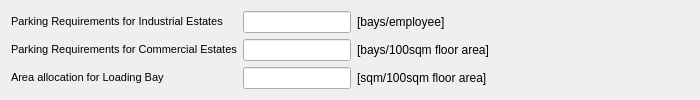
                 <widget class="QWidget" name="widget_17" native="true">
                  <property name="minimumSize">
                   <size>
                    <width>0</width>
                    <height>10</height>
                   </size>
                  </property>
                  <layout class="QGridLayout" name="gridLayout_17">
                   <item row="0" column="3">
                    <spacer name="horizontalSpacer_28">
                     <property name="orientation">
                      <enum>Qt::Horizontal</enum>
                     </property>
                     <property name="sizeHint" stdset="0">
                      <size>
                       <width>200</width>
                       <height>20</height>
                      </size>
                     </property>
                    </spacer>
                   </item>
                   <item row="0" column="1">
                    <widget class="QLineEdit" name="carpark_ind_box"/>
                   </item>
                   <item row="0" column="0">
                    <widget class="QLabel" name="carpark_ind_lbl">
                     <property name="text">
                      <string>&lt;!DOCTYPE HTML PUBLIC &quot;-//W3C//DTD HTML 4.0//EN&quot; &quot;http://www.w3.org/TR/REC-html40/strict.dtd&quot;&gt;
&lt;html&gt;&lt;head&gt;&lt;meta name=&quot;qrichtext&quot; content=&quot;1&quot; /&gt;&lt;style type=&quot;text/css&quot;&gt;
p, li { white-space: pre-wrap; }
&lt;/style&gt;&lt;/head&gt;&lt;body style=&quot; font-family:'MS Shell Dlg 2'; font-size:8pt; font-weight:400; font-style:normal;&quot;&gt;
&lt;p style=&quot; margin-top:0px; margin-bottom:0px; margin-left:0px; margin-right:0px; -qt-block-indent:0; text-indent:0px;&quot;&gt;Parking Requirements for Industrial Estates&lt;/p&gt;&lt;/body&gt;&lt;/html&gt;</string>
                     </property>
                    </widget>
                   </item>
                   <item row="0" column="2">
                    <widget class="QLabel" name="carpark_ind_units">
                     <property name="text">
                      <string>[bays/employee]</string>
                     </property>
                    </widget>
                   </item>
                   <item row="1" column="0">
                    <widget class="QLabel" name="carparking_com_lbl">
                     <property name="text">
                      <string>&lt;!DOCTYPE HTML PUBLIC &quot;-//W3C//DTD HTML 4.0//EN&quot; &quot;http://www.w3.org/TR/REC-html40/strict.dtd&quot;&gt;
&lt;html&gt;&lt;head&gt;&lt;meta name=&quot;qrichtext&quot; content=&quot;1&quot; /&gt;&lt;style type=&quot;text/css&quot;&gt;
p, li { white-space: pre-wrap; }
&lt;/style&gt;&lt;/head&gt;&lt;body style=&quot; font-family:'MS Shell Dlg 2'; font-size:8pt; font-weight:400; font-style:normal;&quot;&gt;
&lt;p style=&quot; margin-top:0px; margin-bottom:0px; margin-left:0px; margin-right:0px; -qt-block-indent:0; text-indent:0px;&quot;&gt;Parking Requirements for Commercial Estates&lt;/p&gt;&lt;/body&gt;&lt;/html&gt;</string>
                     </property>
                    </widget>
                   </item>
                   <item row="1" column="1">
                    <widget class="QLineEdit" name="carpark_com_box"/>
                   </item>
                   <item row="2" column="0">
                    <widget class="QLabel" name="loadingbay_lbl">
                     <property name="text">
                      <string>&lt;!DOCTYPE HTML PUBLIC &quot;-//W3C//DTD HTML 4.0//EN&quot; &quot;http://www.w3.org/TR/REC-html40/strict.dtd&quot;&gt;
&lt;html&gt;&lt;head&gt;&lt;meta name=&quot;qrichtext&quot; content=&quot;1&quot; /&gt;&lt;style type=&quot;text/css&quot;&gt;
p, li { white-space: pre-wrap; }
&lt;/style&gt;&lt;/head&gt;&lt;body style=&quot; font-family:'MS Shell Dlg 2'; font-size:8pt; font-weight:400; font-style:normal;&quot;&gt;
&lt;p style=&quot; margin-top:0px; margin-bottom:0px; margin-left:0px; margin-right:0px; -qt-block-indent:0; text-indent:0px;&quot;&gt;Area allocation for Loading Bay&lt;/p&gt;&lt;/body&gt;&lt;/html&gt;</string>
                     </property>
                    </widget>
                   </item>
                   <item row="1" column="2">
                    <widget class="QLabel" name="carpark_com_units">
                     <property name="text">
                      <string>[bays/100sqm floor area]</string>
                     </property>
                    </widget>
                   </item>
                   <item row="2" column="1">
                    <widget class="QLineEdit" name="loadingbay_box"/>
                   </item>
                   <item row="2" column="2">
                    <widget class="QLabel" name="carpark_com_units_2">
                     <property name="text">
                      <string>[sqm/100sqm floor area]</string>
                     </property>
                    </widget>
                   </item>
                  </layout>
                 </widget>
